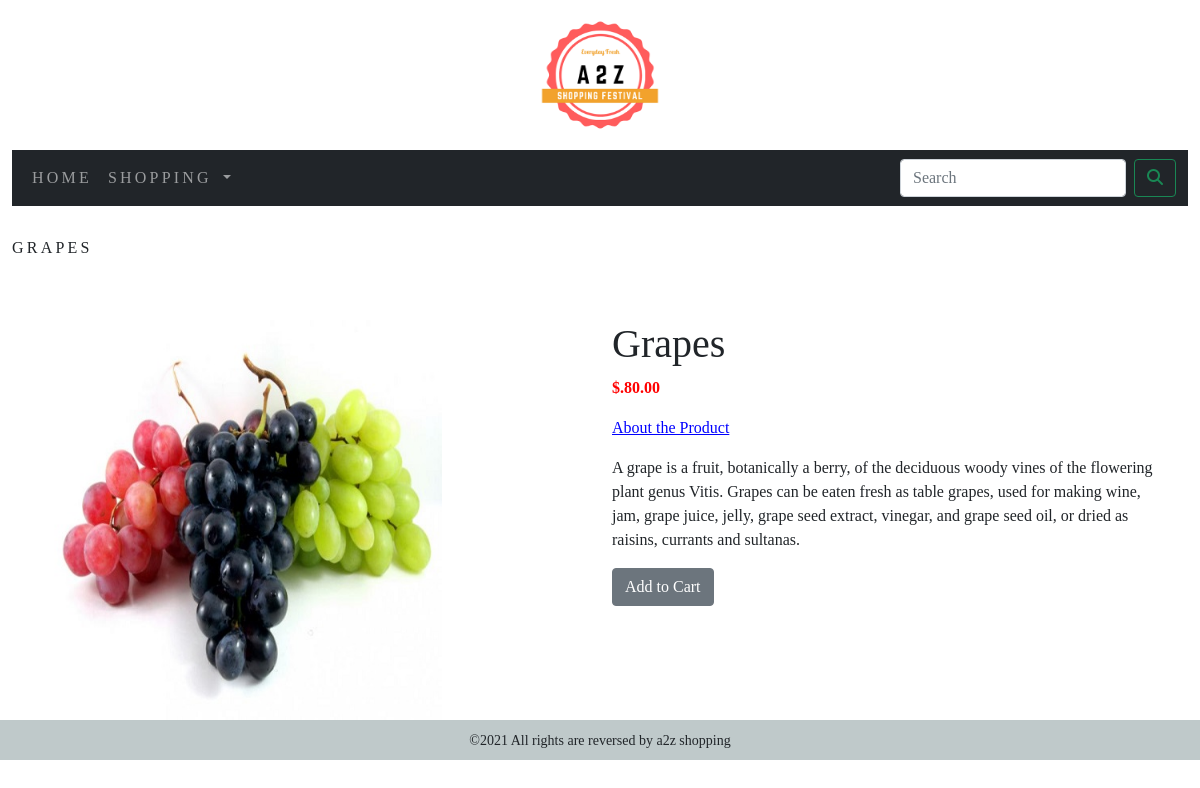
Screenshot of /shop/fruits/grapes/ with the database file from the repository.
### ecommerceapp/models.py (models this page shows, shortened)
class Product(models.Model):
    name=models.CharField(max_length=250,unique=True)
    slug=models.SlugField(max_length=250,unique=True)
    description=models.TextField(blank=True)
    price=models.DecimalField(max_digits=10,decimal_places=2)
    category=models.ForeignKey(Category,on_delete=models.CASCADE)
    image=models.ImageField(upload_to='product',blank=True)
    stock=models.IntegerField()
    available=models.BooleanField(default=True)
    ordered=models.DateTimeField(auto_now_add=True)
    updated=models.DateTimeField(auto_now=True)
    class Meta:
        ordering=('name',)
        verbose_name='product'
        verbose_name_plural='products'

### ecommerceapp/views.py (the view)
# urls.py: path('<slug:c_slug>/<slug:product_slug>/',views.proDetail,name='prodcatdetail')
def proDetail(request,c_slug,product_slug):
    try:
        product=Product.objects.get(category__slug=c_slug,slug=product_slug)
    except Exception as e:
        raise e
    return render(request,'product.html',{'product':product})

### cart/context_processors.py (called while the page is built)
def counter(request):
    item_count=0
    if 'admin' in request.path:
        return {}
    else:
        try:
            cart=Cart.objects.filter(Cart_id=_cart_id(request))
            cart_items=CartItem.objects.all().filter(cart=cart[:1])
            for cart_item in cart_items:
                item_count += cart_item.quantity
        except Cart.DoesNotExist:
            item_count=0
    return dict(item_count=item_count)

### cart/views.py (called while the page is built)
def _cart_id(request):
    cart=request.session.session_key
    if not cart:
        cart=request.session.create()
    return cart

### ecommerceapp/context_processors.py (called while the page is built)
def menu_links(request):
    links=Category.objects.all()
    return dict(links=links)

### ecommerceapp/models.py (called while the page is built)
    def get_url(self):
        return reverse('ecommerceapp:products_by_category',args=[self.slug])

### templates/product.html (shortened to what this page needs)
{% extends 'base.html' %}
{% load static %}
{% block content %}
<div class="row my_prod_row_class">
  <div class="mx-auto">
    <p> <a href="{{product.category.get_url}}"></a>{{product.name}} </p>
  </div>
</div>
<div class="container">
<br>
  <div class="row">
    <div class="col-12 col-sm-12 col-md-12 col-lg-6">
      <div style="min-width:18rem">
        <img src="{{product.image.url}}" alt="{{product.name}}" width="400" height="400">
      </div>
    </div>
      <div class="col-12 col-sm-12 col-md-12 col-lg-6">
        <div>
          <h1 class="my_prod_title">{{product.name}}</h1>
          <p style="color:red;"><b>$.{{product.price}}</b></p>
          <p class="my_prod_about"><u>About the Product</u></p>
          <p class="text-justify">{{product.description}}</p>
          {% if product.stock <= 0 %}
            <p style="color:red;"><b>OUT OF STOCK</b></p>
          {% else %}
            <a class="btn btn-secondary" href="{% url 'cart:add_cart' product.id %}">Add to Cart</a>
          {% endif %}
        </div>
      </div>
    </div>
</div>
{% endblock %}

### static/css/custom.css (style rules this page uses)
body { font-family: 'Style Script', cursive; }
.my_prod_row_class { padding-top:15px; padding-bottom:10px; }
.my_prod_row_class .mx-auto { font-size:16px; text-transform:uppercase; letter-spacing: .2em; padding-top:15px; padding-bottom:10px; }
.my_prod_about { color:blue; font-size:16px; }

### rows the page displays
Product: name "GRAPES", image (picture), name "Grapes", price "80.00", description "A grape is a fruit, botanically a berry, of the deciduous woody vines of the flowering plant genus Vitis. Grapes can be eaten fresh as table grapes, used for making wine, jam, grape juice, jelly, grape seed extract, vinegar, and grape seed oil, or dried as raisins, currants and sultanas."
